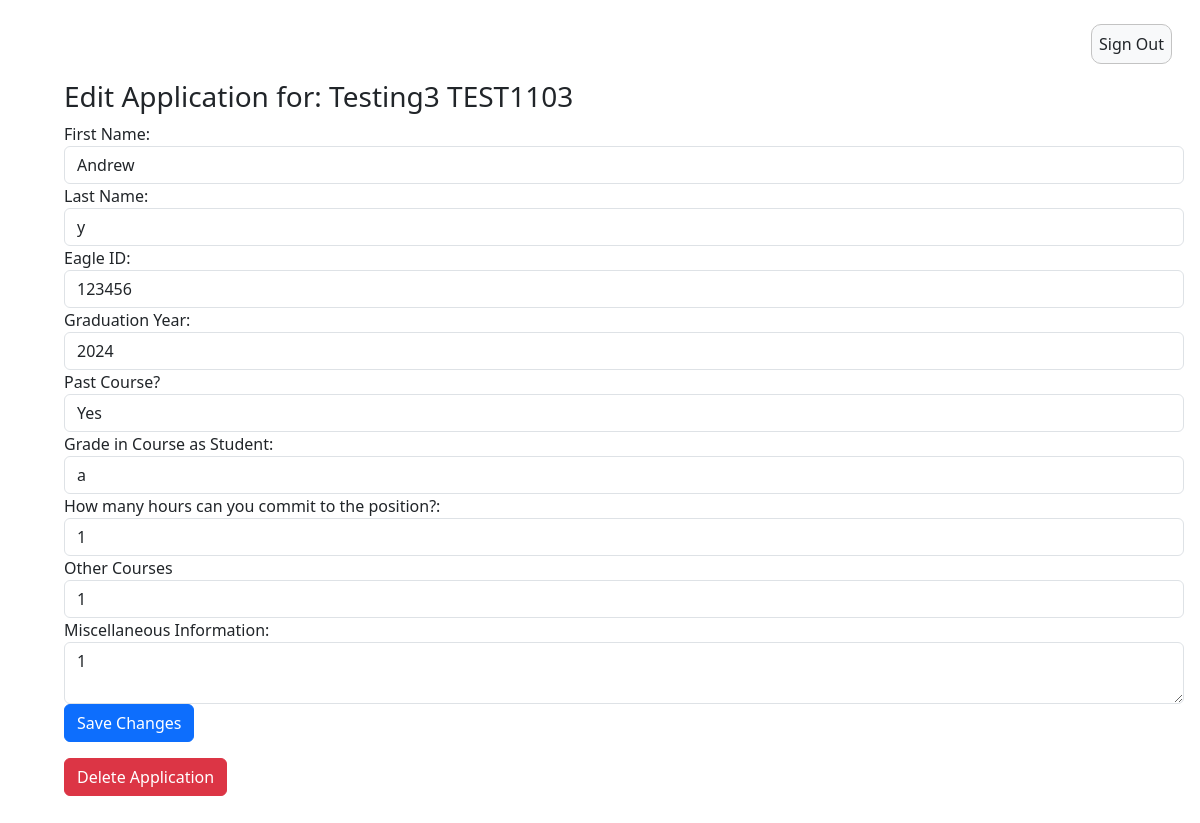
Before: /edit_application/15/ with the older database file.
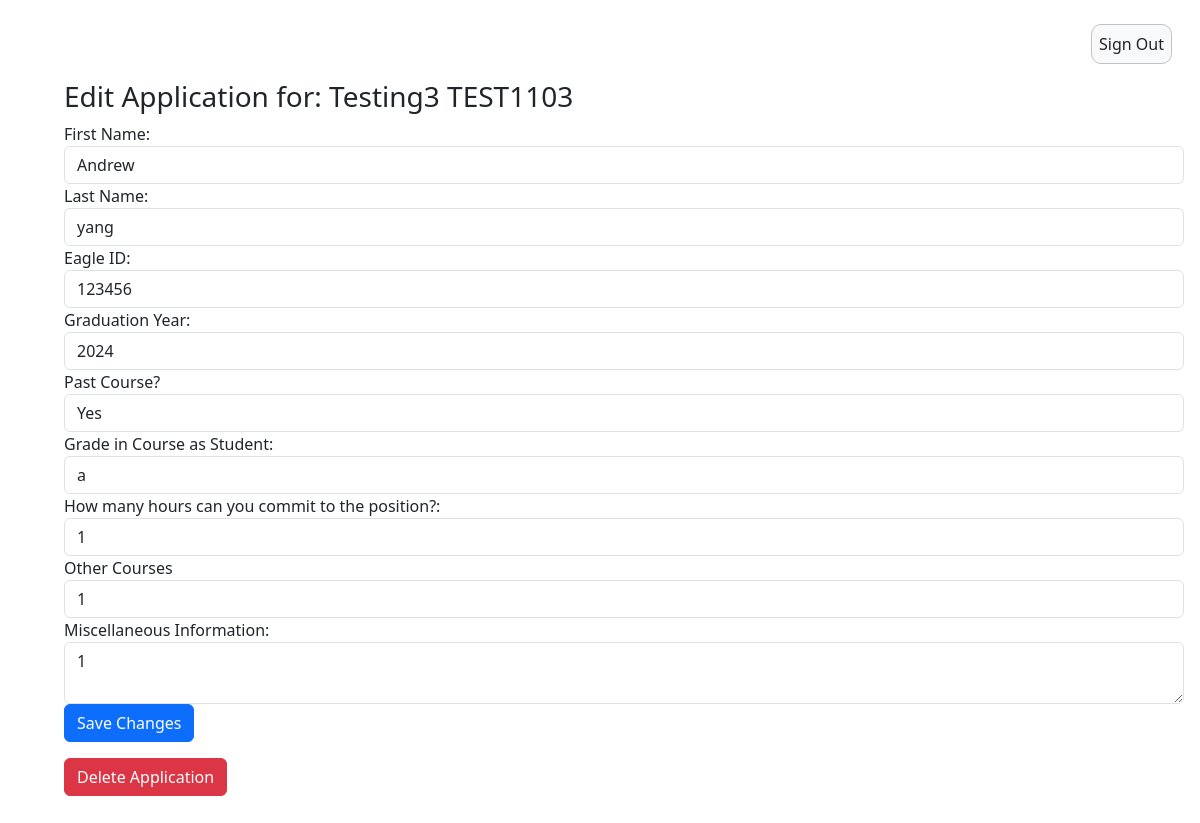
After: the same page with the newer database file.
### application/models.py (models this page shows)
class Application(models.Model):
    course_name = models.CharField(max_length=200, default=None, blank = False, null=False)
    course_number = models.CharField(max_length=200, default=None)
    description = models.CharField(max_length=800, default=None)
    first_name = models.CharField(max_length=255, default=None)
    last_name = models.CharField(max_length=255, default=None)
    eagle_id = models.CharField(max_length=255, default=None)
    student = models.ForeignKey(CustomUser, on_delete=models.CASCADE, null=True, blank=True)
    GRADES = (
        ('--', '--'),
        ('a', 'A'),
        ('a-', 'A-'),
        ('b+', 'B+'),
        ('b-', 'B-'),
        ('c+', 'C+'),
        ('c', 'C'),
        ('c-', 'C-'),
        ('d+', 'D+'),
        ('d', 'D'),
        ('d-', 'D-'),
        ('f', 'F'),
        ('n/a', 'N/A')
    )
    GRAD = (
        ('--', '--'),
        ('2023','2023'),
        ('2024', '2024'),
        ('2025', '2025'),
        ('2026', '2026')
    )
    grad = models.CharField(max_length=50, choices=GRAD, default='')
    past_course = models.CharField(choices=[('yes', 'Yes'),('no', 'No')], max_length=50, default='')
    grade = models.CharField(max_length=50, choices=GRADES, default='')
    hours = models.DecimalField(max_digits=2, decimal_places=0, validators=[MinValueValidator(0)], default=0)
    other_courses = models.CharField(max_length=800, default=None)
    misc_information = models.CharField(max_length=800, default=None)

### studentSummary/views.py (the view)
# urls.py: path("edit_application/<int:application_id>/", edit_application, name="edit_application"),
def edit_application(request, application_id):
    application = get_object_or_404(Application, id=application_id)
    if request.method == "POST":
        application.course_name = request.POST['course_name']
        application.course_number = request.POST['course_number']
        application.description = request.POST['description']
        application.first_name = request.POST['first_name']
        application.last_name = request.POST['last_name']
        application.eagle_id = request.POST['eagle_id']
        application.grad = request.POST['grad']
        application.past_course = request.POST['past_course']
        application.grade = request.POST['grade']
        application.hours = request.POST['hours']
        application.other_courses = request.POST['other_courses']
        application.misc_information = request.POST['misc_information']
        application.save()
        return redirect(request.session.get('previous_url', '/'))
    else:
        request.session['previous_url'] = request.META.get('HTTP_REFERER', '/')
        form = ApplicationForm(request.POST)
        context = {'application': application,
               'form': form}
        return render(request, "edit_application.html", context)

### templates/edit_application.html (shortened to what this page needs)
{% extends 'appbase.html' %}
{% block content %}
  <h3>Edit Application for: {{ application.course_name }} {{ application.course_number }}</h3>
  <form action="{% url 'edit_application' application.id %}" method="POST">
    <div class="form-group">
        <label for="first_name">First Name:</label>
        <input type="text" name="first_name" id="first_name" value="{{ application.first_name }}" class="form-control" required>
        <label for="last_name">Last Name:</label>
        <input type="text" name="last_name" id="last_name" value="{{ application.last_name }}" class="form-control" required>
        <label for="eagle_id">Eagle ID:</label>
        <input type="text" name="eagle_id" id="eagle_id" value="{{ application.eagle_id }}" class="form-control" required>
        <label for="grad">Graduation Year:</label>
        <input type="number" name="grad" id="grad" value="{{ application.grad }}" class="form-control" required>
        <label for="past_course">Past Course? </label>
        <select name="past_course" id="past_course" class="form-control" required>
            <option value="yes" {% if application.past_course == 'yes' %}selected{% endif %}>Yes</option>
        </select>
        <label for="grade">Grade in Course as Student:</label>
        <input type="text" name="grade" id="grade" value="{{ application.grade }}" class="form-control" required>
        <label for="hours">How many hours can you commit to the position?:</label>
        <input type="number" name="hours" id="hours" value="{{ application.hours }}" class="form-control" required>
        <label for="other_courses">Other Courses</label>
        <input type="text" name="other_courses" id="other_courses" value="{{ application.other_courses }}" class="form-control" required>
        <label for="misc_information">Miscellaneous Information:</label>
        <textarea name="misc_information" id="misc_information" class="form-control" required>{{ application.misc_information }}</textarea>
    </div>
    <input type="submit" class="btn btn-primary" value="Save Changes">
  </form>
  <form action="{% url 'delete_application' application.id %}" method="POST" onsubmit="return confirm('Are you sure you want to delete this application?');">
    <input type="submit" class="btn btn-danger" value="Delete Application">
  </form>
{% endblock %}

Changed rows visible on the page:
changed Application "Testing3": last_name "y" → "yang"
